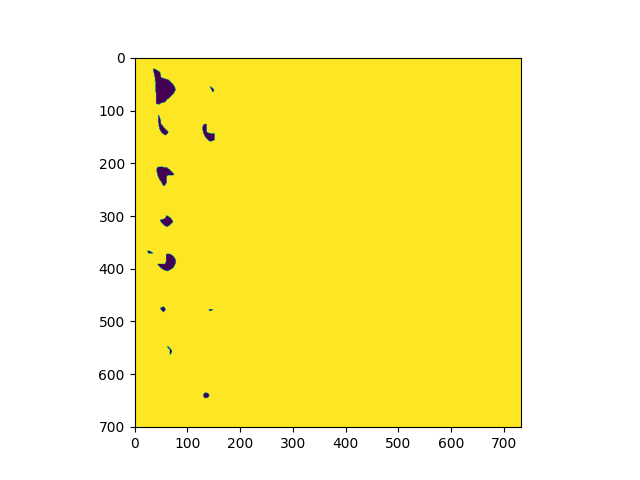

This chart was generated by the following Python code:
"""
----------SANTIAGO RIOS GUIRAL--------------------------------------------------
----------[email redacted]--------------------------------------------
--------------------------------------------------------------------------------
----------EMMANUEL GOMEZ OSPINA-------------------------------------------------
----------[email redacted]-------------------------------------------
--------------------------------------------------------------------------------
----------Curso Básico de Procesamiento de Imágenes y Visión Artificial---------
--------------------------------------------------------------------------------
"""

import cv2
import numpy as np
import matplotlib.pyplot as plt

def difference(prev_frame, frame):
	coordinates = []
	kernel = np.ones((5, 5), np.uint8)

	prev_gray = cv2.cvtColor(prev_frame, cv2.COLOR_BGR2GRAY)
	gray = cv2.cvtColor(frame, cv2.COLOR_BGR2GRAY)

	prev_blur = cv2.blur(prev_gray, (29, 29), 1)
	blur = cv2.blur(gray, (29, 29), 1)

	diff = cv2.absdiff(prev_blur, blur)
	diff = cv2.dilate(diff, kernel, iterations = 1)

	h, thresh = cv2.threshold(diff, 18, 255, cv2.THRESH_BINARY)
	hand = detect_hand(thresh)	

	plt.imshow(thresh)
	plt.savefig('diff.png')

	contours, _ = cv2.findContours(thresh, cv2.RETR_EXTERNAL, cv2.CHAIN_APPROX_SIMPLE)
	list_contours = list(contours)
	print(f'len contours {len(contours)}')
	if len(contours) == 2:
		cnt1 = max(list_contours, key = lambda x: cv2.contourArea(x))
		list_contours.pop(cnt1)
	
		cnt2 = max(list_contours, key = lambda x: cv2.contourArea(x))
	
		M1 = cv2.moments(cnt1)
		x1 = int(M1["m10"]/M1["m00"])
		y1 = int(M1["m01"]/M1["m00"])
		c1 = (x1, y1)

		M2 = cv2.moments(cnt2)
		x2 = int(M2["m10"]/M2["m00"])
		y2 = int(M2["m01"]/M2["m00"])
		c2 = (x2, y2)

		coordinates.append(c1)
		coordinates.append(c2)	
	elif len(contours) == 4:
		cnt1 = max(list_contours, key = lambda x: cv2.contourArea(x))
		list_contours.pop(cnt1)
	
		cnt2 = max(list_contours, key = lambda x: cv2.contourArea(x))
		list_contours.pop(cnt2)

		cnt3 = max(list_contours, key = lambda x: cv2.contourArea(x))
		list_contours.pop(cnt3)
	
		cnt4 = max(list_contours, key = lambda x: cv2.contourArea(x))

		M1 = cv2.moments(cnt1)
		x1 = int(M1["m10"]/M1["m00"])
		y1 = int(M1["m01"]/M1["m00"])
		c1 = (x1, y1)

		M2 = cv2.moments(cnt2)
		x2 = int(M2["m10"]/M2["m00"])
		y2 = int(M2["m01"]/M2["m00"])
		c2 = (x2, y2)

		M3 = cv2.moments(cnt3)
		x3 = int(M3["m10"]/M3["m00"])
		y3 = int(M3["m01"]/M3["m00"])
		c3 = (x3, y3)

		M4 = cv2.moments(cnt4)
		x4 = int(M4["m10"]/M4["m00"])
		y4 = int(M4["m01"]/M4["m00"])
		c4 = (x4, y4)

		coordinates.append(c1)
		coordinates.append(c2)
		coordinates.append(c3)
		coordinates.append(c4)
	elif len(contours) == 3:
		cnt1 = max(list_contours, key = lambda x: cv2.contourArea(x))
		list_contours.pop(cnt1)
	
		cnt2 = max(list_contours, key = lambda x: cv2.contourArea(x))
		list_contours.pop(cnt2)

		cnt3 = max(list_contours, key = lambda x: cv2.contourArea(x))

		M1 = cv2.moments(cnt1)
		x1 = int(M1["m10"]/M1["m00"])
		y1 = int(M1["m01"]/M1["m00"])
		c1 = (x1, y1)

		M2 = cv2.moments(cnt2)
		x2 = int(M2["m10"]/M2["m00"])
		y2 = int(M2["m01"]/M2["m00"])
		c2 = (x2, y2)

		M3 = cv2.moments(cnt3)
		x3 = int(M3["m10"]/M3["m00"])
		y3 = int(M3["m01"]/M3["m00"])
		c3 = (x3, y3)

		coordinates.append(c1)
		coordinates.append(c2)
		coordinates.append(c3)
	
	else:
		coordinates.append((0, 0))

	return coordinates


def check_difference(prev_frame, frame):
	movement = False

	kernel = np.ones((7, 7), np.uint8)
	
	prev_gray = cv2.cvtColor(prev_frame, cv2.COLOR_BGR2GRAY)
	gray = cv2.cvtColor(frame, cv2.COLOR_BGR2GRAY)

	prev_blur = cv2.blur(prev_gray, (29, 29), 1)
	blur = cv2.blur(gray, (29, 29), 1)

	diff = cv2.absdiff(prev_blur, blur)
	diff = cv2.dilate(diff, kernel, iterations = 2)

	h, thresh = cv2.threshold(diff, 18, 255, cv2.THRESH_BINARY)
	contours, _ = cv2.findContours(thresh, cv2.RETR_EXTERNAL, cv2.CHAIN_APPROX_SIMPLE)

	if len(contours) != 0:
		movement = True

	return movement


def detect_hand(frame):
	hand = False

	contours, _ = cv2.findContours(frame, cv2.RETR_EXTERNAL, cv2.CHAIN_APPROX_SIMPLE)

	for contour in contours:
		if cv2.contourArea(contour) > 500:
			hand = True
			break

	return hand


